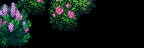

Tiled map render using the project's own tile images. Description and the whole map definition, tile-layer contents included, below:
An orthogonal 9x3 tile map with 16x16 px tiles, 1 tile layer (Back3).

<map version="1.10" tiledversion="1.10.2" orientation="orthogonal" renderorder="right-down" compressionlevel="0" width="9" height="3" tilewidth="16" tileheight="16" infinite="0" nextlayerid="22" nextobjectid="9">
 <properties>
  <property name="AmbientLight" value="255 255 255" />
  <property name="IsGreenhouse" value="T" />
  <property name="Warp" value="5 17 Farm 28 16" />
 </properties>
 <tileset firstgid="1" name="Tiny_Bushes_Spring_Earthy" tilewidth="16" tileheight="16" tilecount="27" columns="9">
  <image source="Tiny_Bushes_Spring_Earthy.png" width="144" height="48" />
 </tileset>
 <layer id="21" name="Back3" width="9" height="3">
  <data encoding="csv">
1,2,3,4,5,6,0,0,0,
10,11,0,13,14,0,0,0,0,
19,20,0,0,0,0,0,0,0
</data>
 </layer>
</map>
